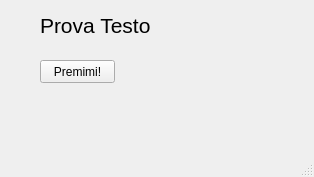
<?xml version="1.0" encoding="UTF-8"?>
<ui version="4.0">
 <class>MainWindow</class>
 <widget class="QMainWindow" name="MainWindow">
  <property name="geometry">
   <rect>
    <x>0</x>
    <y>0</y>
    <width>314</width>
    <height>177</height>
   </rect>
  </property>
  <property name="windowTitle">
   <string>MainWindow</string>
  </property>
  <widget class="QWidget" name="centralwidget">
   <widget class="QLabel" name="label">
    <property name="geometry">
     <rect>
      <x>40</x>
      <y>10</y>
      <width>121</width>
      <height>31</height>
     </rect>
    </property>
    <property name="font">
     <font>
      <pointsize>16</pointsize>
     </font>
    </property>
    <property name="text">
     <string>Prova Testo</string>
    </property>
   </widget>
   <widget class="QPushButton" name="pushButton">
    <property name="geometry">
     <rect>
      <x>40</x>
      <y>60</y>
      <width>75</width>
      <height>23</height>
     </rect>
    </property>
    <property name="text">
     <string>Premimi!</string>
    </property>
   </widget>
  </widget>
  <widget class="QMenuBar" name="menubar">
   <property name="geometry">
    <rect>
     <x>0</x>
     <y>0</y>
     <width>314</width>
     <height>21</height>
    </rect>
   </property>
  </widget>
  <widget class="QStatusBar" name="statusbar"/>
 </widget>
 <resources/>
 <connections/>
</ui>
